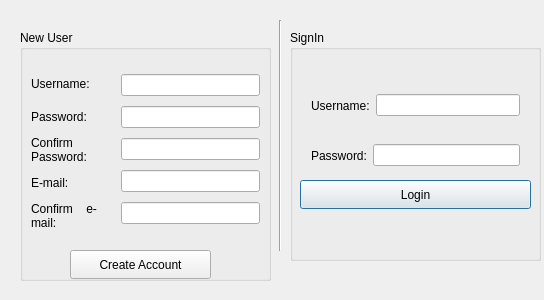
<?xml version="1.0" encoding="UTF-8"?>
<ui version="4.0">
 <class>IBSSS_Login_Window_Layout</class>
 <widget class="QDialog" name="IBSSS_Login_Window_Layout">
  <property name="geometry">
   <rect>
    <x>0</x>
    <y>0</y>
    <width>544</width>
    <height>300</height>
   </rect>
  </property>
  <property name="windowTitle">
   <string>LoginPage</string>
  </property>
  <widget class="QGroupBox" name="signInBox">
   <property name="geometry">
    <rect>
     <x>290</x>
     <y>30</y>
     <width>251</width>
     <height>231</height>
    </rect>
   </property>
   <property name="title">
    <string>SignIn</string>
   </property>
   <widget class="QWidget" name="horizontalLayoutWidget_2">
    <property name="geometry">
     <rect>
      <x>10</x>
      <y>100</y>
      <width>231</width>
      <height>51</height>
     </rect>
    </property>
    <layout class="QHBoxLayout" name="horizontalLayout_2">
     <item>
      <widget class="QLabel" name="passLabel">
       <property name="text">
        <string>Password:</string>
       </property>
      </widget>
     </item>
     <item>
      <widget class="QLineEdit" name="password"/>
     </item>
    </layout>
   </widget>
   <widget class="QWidget" name="horizontalLayoutWidget">
    <property name="geometry">
     <rect>
      <x>10</x>
      <y>50</y>
      <width>231</width>
      <height>51</height>
     </rect>
    </property>
    <layout class="QHBoxLayout" name="horizontalLayout">
     <item>
      <widget class="QLabel" name="userLabel">
       <property name="text">
        <string>Username:</string>
       </property>
      </widget>
     </item>
     <item>
      <widget class="QLineEdit" name="username"/>
     </item>
    </layout>
   </widget>
   <widget class="QPushButton" name="loginButton">
    <property name="geometry">
     <rect>
      <x>10</x>
      <y>150</y>
      <width>231</width>
      <height>29</height>
     </rect>
    </property>
    <property name="text">
     <string>Login</string>
    </property>
   </widget>
  </widget>
  <widget class="Line" name="line">
   <property name="geometry">
    <rect>
     <x>270</x>
     <y>20</y>
     <width>21</width>
     <height>231</height>
    </rect>
   </property>
   <property name="font">
    <font>
     <family>DejaVu Sans</family>
     <weight>50</weight>
     <bold>false</bold>
    </font>
   </property>
   <property name="frameShadow">
    <enum>QFrame::Sunken</enum>
   </property>
   <property name="lineWidth">
    <number>1</number>
   </property>
   <property name="midLineWidth">
    <number>0</number>
   </property>
   <property name="orientation">
    <enum>Qt::Vertical</enum>
   </property>
  </widget>
  <widget class="QGroupBox" name="groupBox">
   <property name="geometry">
    <rect>
     <x>20</x>
     <y>30</y>
     <width>251</width>
     <height>251</height>
    </rect>
   </property>
   <property name="title">
    <string>New User</string>
   </property>
   <widget class="QWidget" name="verticalLayoutWidget">
    <property name="geometry">
     <rect>
      <x>0</x>
      <y>30</y>
      <width>91</width>
      <height>181</height>
     </rect>
    </property>
    <layout class="QVBoxLayout" name="verticalLayout">
     <item>
      <widget class="QLabel" name="cu_userLabel">
       <property name="text">
        <string>Username:</string>
       </property>
      </widget>
     </item>
     <item>
      <widget class="QLabel" name="cu_passLabel">
       <property name="text">
        <string>Password:</string>
       </property>
      </widget>
     </item>
     <item>
      <widget class="QLabel" name="cu_conf_pwLabel">
       <property name="inputMethodHints">
        <set>Qt::ImhNone</set>
       </property>
       <property name="text">
        <string>Confirm Password:</string>
       </property>
       <property name="wordWrap">
        <bool>true</bool>
       </property>
      </widget>
     </item>
     <item>
      <widget class="QLabel" name="cu_emailLabel">
       <property name="text">
        <string>E-mail:</string>
       </property>
      </widget>
     </item>
     <item>
      <widget class="QLabel" name="cu_conf_emLabel">
       <property name="text">
        <string>Confirm    e-mail:</string>
       </property>
       <property name="wordWrap">
        <bool>true</bool>
       </property>
      </widget>
     </item>
    </layout>
   </widget>
   <widget class="QWidget" name="verticalLayoutWidget_2">
    <property name="geometry">
     <rect>
      <x>90</x>
      <y>29</y>
      <width>161</width>
      <height>181</height>
     </rect>
    </property>
    <layout class="QVBoxLayout" name="verticalLayout_2">
     <item>
      <widget class="QLineEdit" name="cu_username"/>
     </item>
     <item>
      <widget class="QLineEdit" name="cu_password"/>
     </item>
     <item>
      <widget class="QLineEdit" name="cu_confirm_pw"/>
     </item>
     <item>
      <widget class="QLineEdit" name="cu_email"/>
     </item>
     <item>
      <widget class="QLineEdit" name="cu_confirm_em"/>
     </item>
    </layout>
   </widget>
   <widget class="QPushButton" name="CreateUserButton">
    <property name="geometry">
     <rect>
      <x>50</x>
      <y>220</y>
      <width>141</width>
      <height>29</height>
     </rect>
    </property>
    <property name="text">
     <string>Create Account</string>
    </property>
   </widget>
  </widget>
 </widget>
 <layoutdefault spacing="6" margin="11"/>
 <resources/>
 <connections/>
</ui>
